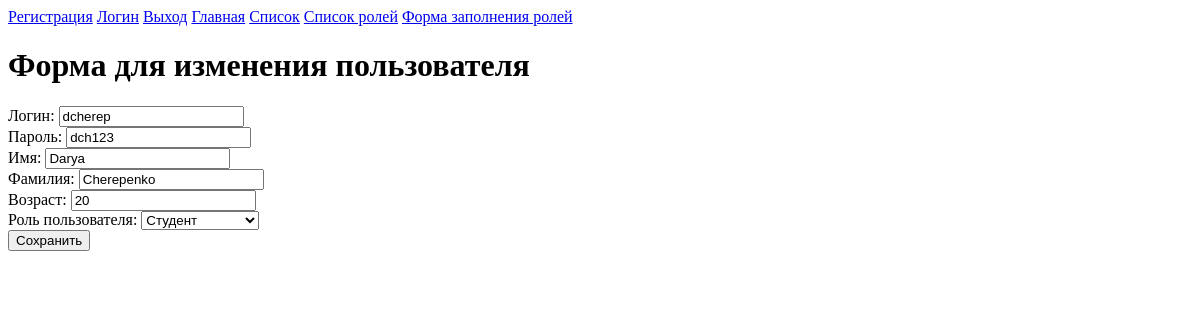
/edituser/1, run on an earlier commit of the app's database.
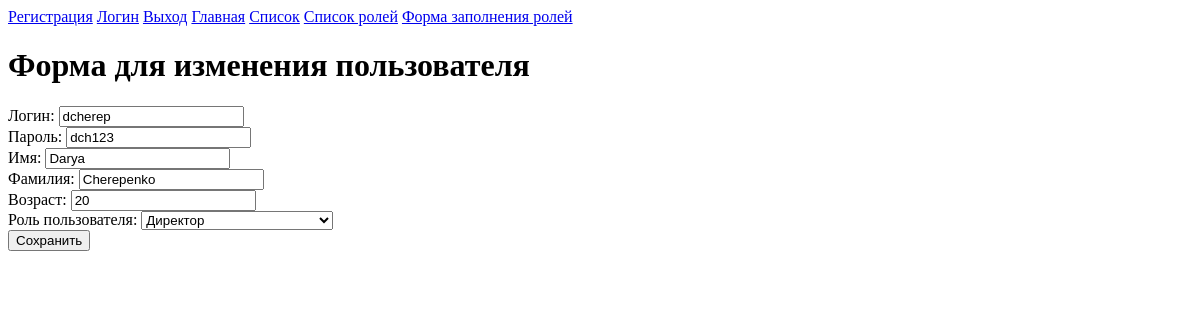
And on a later commit of the database.
### login/models.py (models this page shows)
class User(models.Model):
    login=models.CharField(max_length=200, unique=True)
    password=models.CharField(max_length=200)
    first_name=models.CharField(max_length=200)
    last_name=models.CharField(max_length=200)
    age=models.PositiveIntegerField()
    balance=models.FloatField(default=0.0)
    role = models.ForeignKey(Role,on_delete=models.RESTRICT,null=True)

### login/views.py (the view)
# urls.py: path('edituser/<int:id_user>', views.edit_user),
def edit_user(request,id_user):
    user=User.objects.get(id=id_user)
    if request.method=="POST":
        user=UserForm(request.POST,instance=user)
        if user.is_valid():
            user.save()
        return redirect('/users/')
    else:
        userform=UserForm(instance=user)
    return render(request, 'updateUser.html', {'form': userform})

### login/forms.py
class UserForm(forms.ModelForm):
    class Meta:
        model= User
        fields=['login','password','first_name','last_name','age','role']
        labels={
            'login': 'Логин',
            'password': 'Пароль',
            'first_name': 'Имя',
            'last_name': 'Фамилия',
            'age': 'Возраст',
            'role': 'Роль пользователя',
        }

### login/models.py (called while the page is built)
    def __str__(self):
        return self.name

### login/templates/updateUser.html (shortened to what this page needs)
{% extends "base.html" %}
{% block content %}
	<h1>Форма для изменения пользователя</h1>
    <form method="POST">
        <table>
            {{form}}
        </table>
        <input type="submit" value="Сохранить">
    </form>
{% endblock content %}

### login/templates/base.html (shortened to what this page needs)
<!DOCTYPE html>
<html lang="en">
<head>
</head>
<body>
    <div id="wrapper">
		<div id="header">
			<div id="menu">
				<a href="/add_user" >Регистрация</a>
				<a href="/login" >Логин</a>
				<a href="/logout">Выход</a>
				<a href="/" >Главная</a>
				<a href="/users" >Список</a>
				<a href="/roles" >Список ролей</a>
				<a href="/add_role" >Форма заполнения ролей</a>
			</div>
		</div>
		<div id="container">
			<div id="content">
				{% block content %} content {% endblock content %}
			</div>
		</div>
	</div>
</body>
</html>

What changed in the data, as far as the page shows it:
changed User "dcherep": role "Студент" → "Директор"
